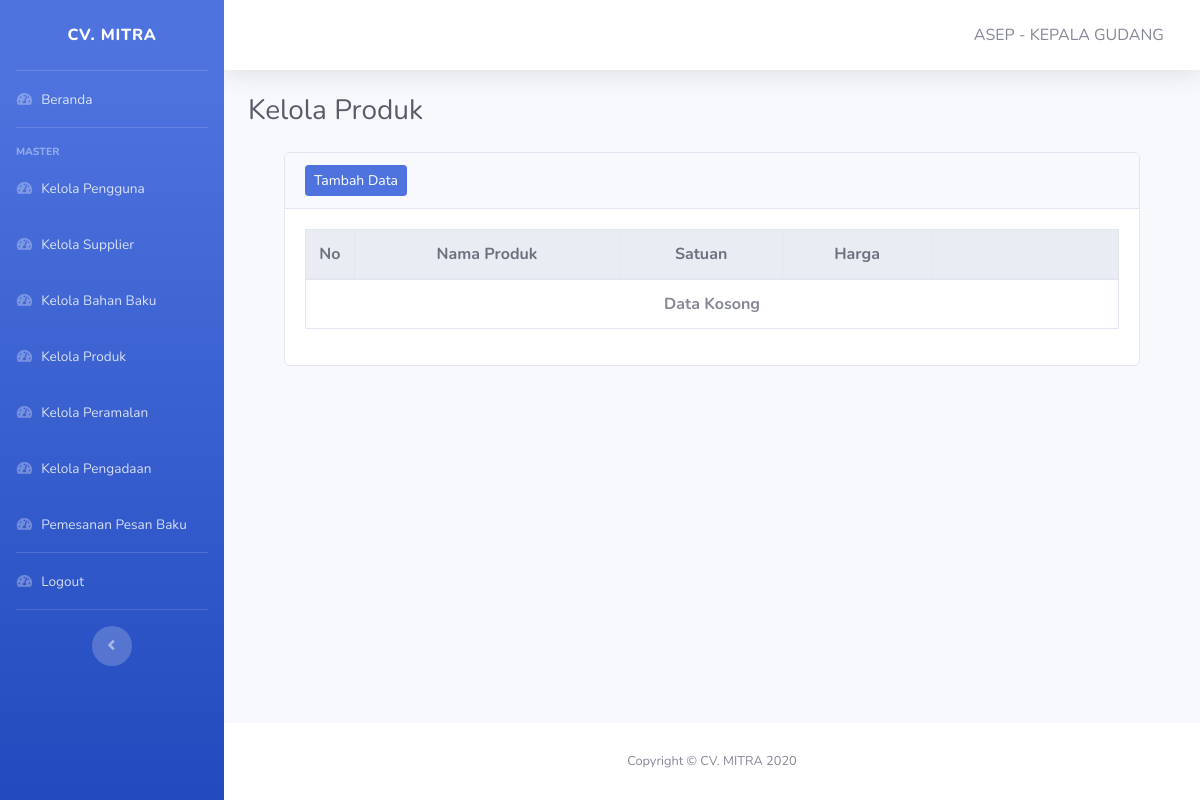
Page /pages/admin/kelola-produk.php (signed in) on the earlier database version.
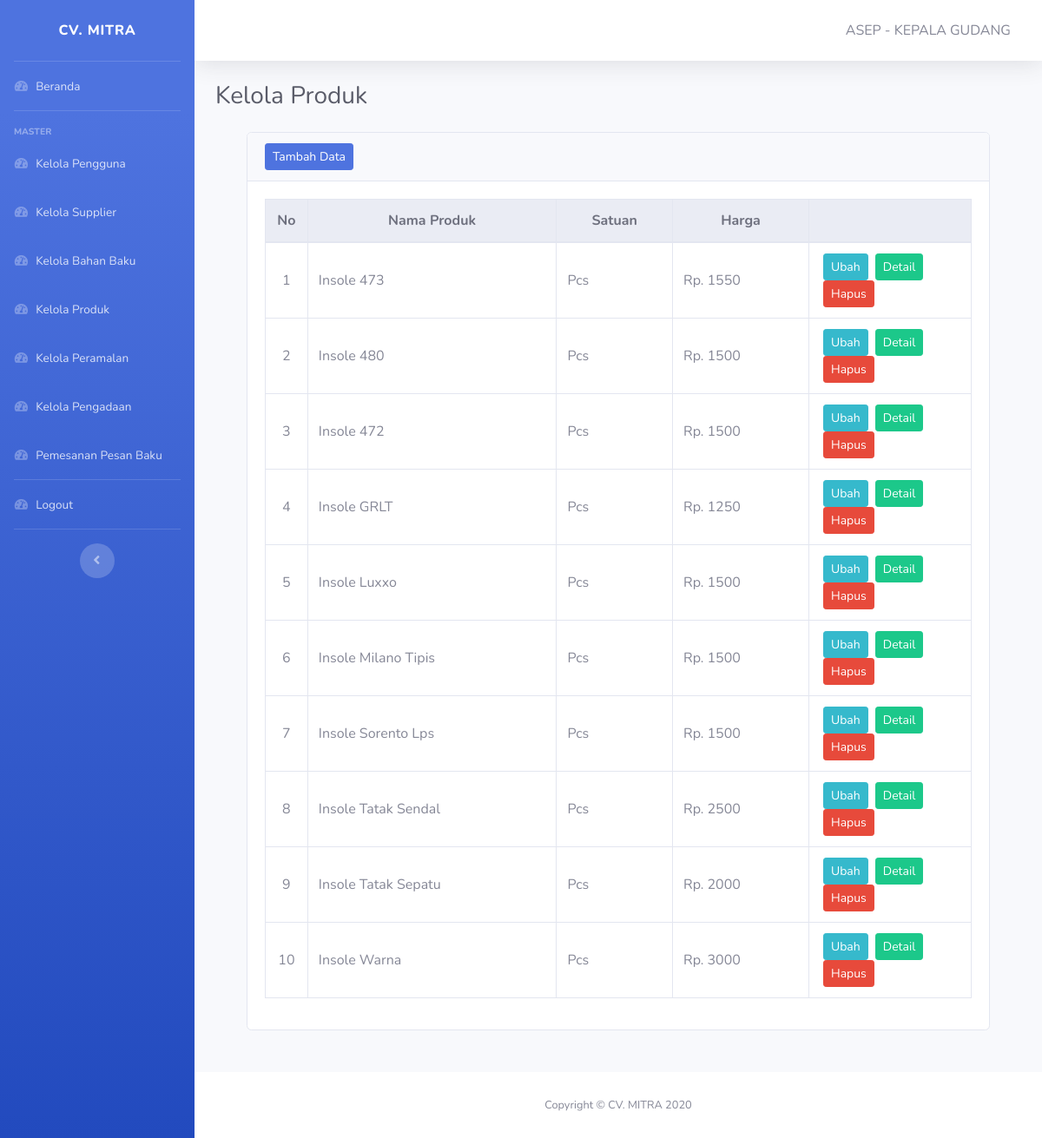
Same page on the later database version.
### tables this page shows
CREATE TABLE IF NOT EXISTS `produk` (
  `id_produk` varchar(10) NOT NULL,
  `nama_produk` varchar(20) NOT NULL,
  `satuan_produk` varchar(10) NOT NULL,
  `harga` int(11) NOT NULL,
  PRIMARY KEY (`id_produk`)
);

### pages/admin/kelola-produk.php (the view, shortened to what this page needs)
<!DOCTYPE html>
<html lang="en">
<head>
    <?php include '../../layout/header.php' ?>
</head>
<body id="page-top">
    <div id="wrapper">
        <?php include '../../layout/sidebar-admin.php' ?>
        <div id="content-wrapper" class="d-flex flex-column">
            <div id="content">
                <?php include '../../layout/topbar.php' ?>
                <div class="container-fluid">
                    <div class="d-sm-flex align-items-center justify-content-between mb-4">
                        <h1 class="h3 mb-0 text-gray-800">Kelola Produk</h1>
                    </div>
                    <div class="container row-12">
                        <div class="col">
                            <div class="card mb-5">
                                <div class="card-header">
                                    <div class="nav-item">
                                        <a href="tambah-produk.php" class="btn btn-sm btn-primary">Tambah Data</a>
                                    </div>
                                </div>
                                <div class="card-body">
                                    <table class="table table-responsive-lg table-hover table-bordered" id="Table">
                                        <thead class="thead-light text-center">
                                            <tr>
                                                <th width=6%>No</th>
                                                <th>Nama Produk</th>
                                                <th>Satuan</th>
                                                <th>Harga</th>
                                                <th width=23%></th>
                                            </tr>
                                        </thead>
                                        <tbody>
                                            <?php
                                            include "../../koneksi.php";
                                            $no = 1;
                                            $data = mysqli_query($koneksi, "SELECT * FROM produk");
                                            if (mysqli_num_rows($data) == 0) {
                                                ?>
                                                <tr>
                                                    <td colspan="7" class="text-center font-weight-bold">Data Kosong</td>
                                                </tr>
                                                <?php
                                                } else {
                                                    while ($item = mysqli_fetch_array($data)) {
                                                        ?>
                                                    <tr>
                                                        <td class="text-center align-middle"><?php echo $no++; ?></td>
                                                        <td class="align-middle"><?php echo $item['nama_produk']; ?></td>
                                                        <td class="align-middle"><?php echo $item['satuan_produk']; ?></td>
                                                        <td class="align-middle">Rp. <?php echo $item['harga']; ?></td>
                                                        <td class="text-center">
                                                            <a href="ubah-produk.php?id=<?php echo $item['id_produk'] ?>" class="btn btn-info btn-sm mx-1 float-left">Ubah</a>
                                                            <a href="detail-produk.php?id=<?php echo $item['id_produk'] ?>" class="btn btn-success btn-sm mx-1 float-left">Detail</a>
                                                            <form action="hapus-produk.php?id=<?php echo $item['id_produk'] ?>" method="post">
                                                                <button type="submit" class="btn btn-danger btn-sm mx-1 float-left">Hapus</button>
                                                            </form>
                                                        </td>
                                                    </tr>
                                            <?php
                                                }
                                            }
                                            ?>
                                        </tbody>
                                    </table>
                                </div>
                            </div>
                        </div>
                    </div>
                </div>
            </div>
            <?php include '../../layout/footer.php' ?>
        </div>
    </div>
</body>
</html>

Differences in the rows shown:
added produk: nama_produk "Insole 473", satuan_produk "Pcs", harga "1550"
added produk: nama_produk "Insole 480", satuan_produk "Pcs", harga "1500"
added produk: nama_produk "Insole 472", satuan_produk "Pcs", harga "1500"
added produk: nama_produk "Insole GRLT", satuan_produk "Pcs", harga "1250"
added produk: nama_produk "Insole Luxxo", satuan_produk "Pcs", harga "1500"
added produk: nama_produk "Insole Milano Tipis", satuan_produk "Pcs", harga "1500"
added produk: nama_produk "Insole Sorento Lps", satuan_produk "Pcs", harga "1500"
added produk: nama_produk "Insole Tatak Sendal", satuan_produk "Pcs", harga "2500"
added produk: nama_produk "Insole Tatak Sepatu", satuan_produk "Pcs", harga "2000"
added produk: nama_produk "Insole Warna", satuan_produk "Pcs", harga "3000"
Other differences:
text no longer shown: "Data Kosong"
